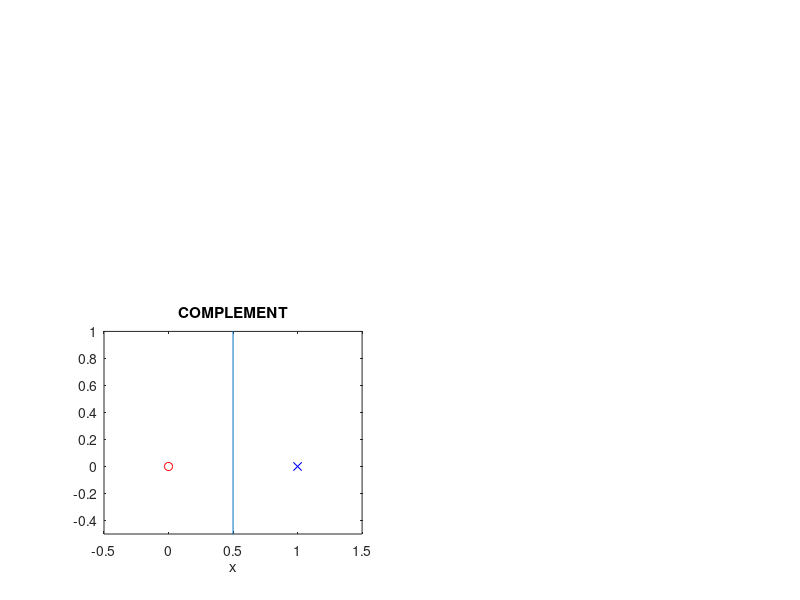

Reproduce this figure in MATLAB.
%COMPLEMENT
subplot(2,2,3);
x=[0.5,0.5,0.5];
y=[1,10,-10];
plot(x,y);
hold on;
a1=[1];
b1=[0];
a11=[0];
b11=[0];
scatter(a1,b1,'b','x');
hold on;
scatter(a11,b11,'r','o');
axis([-0.5,1.5,-0.5,1]);
xlabel('x');
title('COMPLEMENT');
